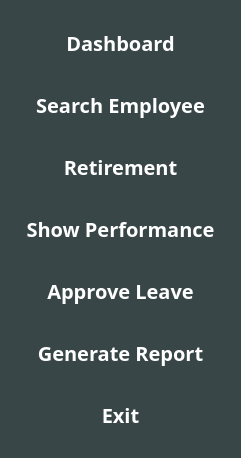
   <widget class="QWidget" name="widget_2" native="true">
    <property name="geometry">
     <rect>
      <x>0</x>
      <y>220</y>
      <width>241</width>
      <height>458</height>
     </rect>
    </property>
    <property name="styleSheet">
     <string notr="true">background-color: #394648;
</string>
    </property>
    <layout class="QVBoxLayout" name="verticalLayout_2">
     <item>
      <layout class="QVBoxLayout" name="verticalLayout">
       <item>
        <widget class="QPushButton" name="pushButton">
         <property name="font">
          <font>
           <family>Segoe UI Semibold</family>
           <pointsize>-1</pointsize>
           <weight>75</weight>
           <bold>true</bold>
           <underline>false</underline>
           <strikeout>false</strikeout>
          </font>
         </property>
         <property name="styleSheet">
          <string notr="true">background-color: #394648; /* Green */
  width: 100%;
  border: none;
  color: white;
  padding: 10px;
  text-align: center;
  text-decoration: none;
  font-size: 20px;
  margin: 4px 2px;
	border-radius: 4px;</string>
         </property>
         <property name="text">
          <string>Dashboard</string>
         </property>
        </widget>
       </item>
       <item>
        <widget class="QPushButton" name="pushButton_2">
         <property name="font">
          <font>
           <family>Segoe UI Semibold</family>
           <pointsize>-1</pointsize>
           <weight>75</weight>
           <bold>true</bold>
           <underline>false</underline>
           <strikeout>false</strikeout>
          </font>
         </property>
         <property name="styleSheet">
          <string notr="true">background-color: #394648; /* Green */
  width: 100%;
  border: none;
  color: white;
  padding: 10px;
  text-align: center;
  text-decoration: none;
  font-size: 20px;
  margin: 4px 2px;
	border-radius: 4px;</string>
         </property>
         <property name="text">
          <string>Search Employee</string>
         </property>
        </widget>
       </item>
       <item>
        <widget class="QPushButton" name="pushButton_3">
         <property name="font">
          <font>
           <family>Segoe UI Semibold</family>
           <pointsize>-1</pointsize>
           <weight>75</weight>
           <bold>true</bold>
           <underline>false</underline>
           <strikeout>false</strikeout>
          </font>
         </property>
         <property name="styleSheet">
          <string notr="true">background-color: #394648; /* Green */
  width: 100%;
  border: none;
  color: white;
  padding: 10px;
  text-align: center;
  text-decoration: none;
  font-size: 20px;
  margin: 4px 2px;
	border-radius: 4px;</string>
         </property>
         <property name="text">
          <string>Retirement</string>
         </property>
        </widget>
       </item>
       <item>
        <widget class="QPushButton" name="pushButton_4">
         <property name="font">
          <font>
           <family>Segoe UI Semibold</family>
           <pointsize>-1</pointsize>
           <weight>75</weight>
           <bold>true</bold>
           <underline>false</underline>
           <strikeout>false</strikeout>
          </font>
         </property>
         <property name="styleSheet">
          <string notr="true">background-color: #394648; /* Green */
  width: 100%;
  border: none;
  color: white;
  padding: 10px;
  text-align: center;
  text-decoration: none;
  font-size: 20px;
  margin: 4px 2px;
	border-radius: 4px;</string>
         </property>
         <property name="text">
          <string>Show Performance</string>
         </property>
        </widget>
       </item>
       <item>
        <widget class="QPushButton" name="pushButton_5">
         <property name="font">
          <font>
           <family>Segoe UI Semibold</family>
           <pointsize>-1</pointsize>
           <weight>75</weight>
           <bold>true</bold>
           <underline>false</underline>
           <strikeout>false</strikeout>
          </font>
         </property>
         <property name="styleSheet">
          <string notr="true">background-color: #394648; /* Green */
  width: 100%;
  border: none;
  color: white;
  padding: 10px;
  text-align: center;
  text-decoration: none;
  font-size: 20px;
  margin: 4px 2px;
	border-radius: 4px;</string>
         </property>
         <property name="text">
          <string>Approve Leave</string>
         </property>
        </widget>
       </item>
       <item>
        <widget class="QPushButton" name="pushButton_6">
         <property name="font">
          <font>
           <family>Segoe UI Semibold</family>
           <pointsize>-1</pointsize>
           <weight>75</weight>
           <bold>true</bold>
           <underline>false</underline>
           <strikeout>false</strikeout>
          </font>
         </property>
         <property name="styleSheet">
          <string notr="true">background-color: #394648; /* Green */
  width: 100%;
  border: none;
  color: white;
  padding: 10px;
  text-align: center;
  text-decoration: none;
  font-size: 20px;
  margin: 4px 2px;
	border-radius: 4px;</string>
         </property>
         <property name="text">
          <string>Generate Report</string>
         </property>
        </widget>
       </item>
       <item>
        <widget class="QPushButton" name="pushButton_7">
         <property name="font">
          <font>
           <family>Segoe UI Semibold</family>
           <pointsize>-1</pointsize>
           <weight>75</weight>
           <bold>true</bold>
           <underline>false</underline>
           <strikeout>false</strikeout>
          </font>
         </property>
         <property name="styleSheet">
          <string notr="true">background-color: #394648; /* Green */
  width: 100%;
  border: none;
  color: white;
  padding: 10px;
  text-align: center;
  text-decoration: none;
  font-size: 20px;
  margin: 4px 2px;
	border-radius: 4px;</string>
         </property>
         <property name="text">
          <string>Exit</string>
         </property>
        </widget>
       </item>
      </layout>
     </item>
    </layout>
   </widget>
